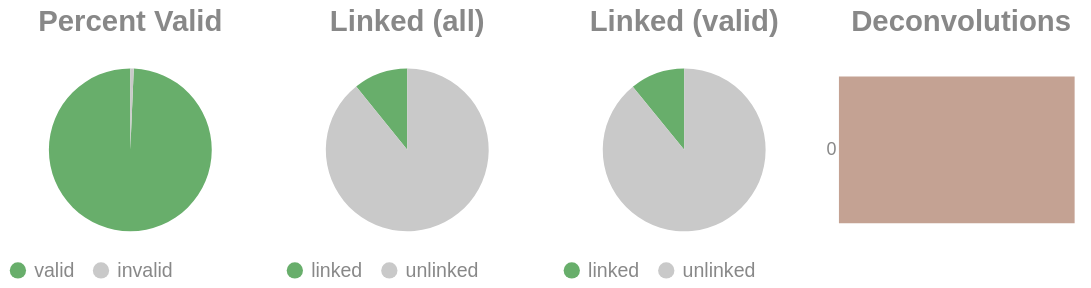

This figure's notebook cell:
### Code cell
if SKIPLR:
    pass
else:
    clash = Counter()
    for i in valids['molecule'].to_list():
        _mol = i.split("-")
        if len(_mol) == 1:
            clash.update('0')
        else:
            clash.update(_mol[-1])

    _d = {"deconvolutions": [], 'count': []}
    for k,v in clash.items():
        _d['deconvolutions'].append(k)
        _d['count'].append(v)

    tot_valid = valids['reads'].sum()
    mask = valids['reads'] >= 2
    n_linked_reads = valids.filter(mask)['reads'].sum()
    if n_linked_reads == 0:
        print_html("No linked molecules (>=2 reads) were detected; skipping linked-only distributions.")
        SKIPLR = True
    else:
        perc_valid = round(tot_valid / n_reads, 4)
        linked_perc_abs = round(n_linked_reads / n_reads, 4)
        linked_perc = round(n_linked_reads / tot_valid, 4)

    _valid = pl.DataFrame({"valids": ['valid', 'invalid'], "count": [tot_valid, n_reads - tot_valid]})
    _linked_abs = pl.DataFrame({"linked (absolute)": ['linked', 'unlinked'], "count": [n_linked_reads, n_reads - n_linked_reads]})
    _linked_rel = pl.DataFrame({"linked (valids)": ['linked', 'unlinked'], "count": [n_linked_reads, tot_valid - n_linked_reads]})

    (
        alt.hconcat(
            piechart(_valid, goodval = 'valid', title = "Percent Valid"),
            piechart(_linked_abs, goodval = "linked", title =  "Linked (all)"),
            piechart(_linked_rel, goodval = "linked", title =  "Linked (valid)"),
            convolutionbar(pl.DataFrame(_d), title = "Deconvolutions"),
            center = True,
            bounds = 'flush'
        )
        .resolve_scale(color='independent')
        .resolve_legend('independent')
        .properties(usermeta={'embedOptions': {"actions": False}})
    ).display()

### Figure 1 — Vega-Lite specification as saved in the notebook (floating-point values rounded to 4 significant figures)
{"width": "container", "height": 400, "config": {"title": {"anchor": "start", "dy": -15, "fontSize": 18, "color": "#888888", "subtitleColor": "#888888", "subtitleFontSize": 14}, "arc": {"fill": "#0072B2"}, "axis": {"domainColor": "#888888", "domainWidth": 0.5, "gridWidth": 0.2, "grid": false, "titleFontWeight": 400, "titleFontSize": 15, "labelFontSize": 11, "labelColor": "#888888", "tickColor": "#888888", "tickWidth": 0.2, "titleColor": "#888888"}, "axisBand": {"grid": false}, "axisX": {"grid": true, "tickSize": 10, "domainCap": "round"}, "axisY": {"domain": false, "grid": true, "tickSize": 0, "domainCap": "round"}, "background": "transparent", "header": {"labelFontSize": 15, "labelColor": "#888888", "titleFontSize": 15, "titleFontWeight": 600, "titleColor": "#888888"}, "legend": {"labelFont": "sans-serif", "labelFontSize": 12, "labelColor": "#888888", "symbolSize": 100, "symbolType": "circle", "titleFontSize": 12, "titlePadding": 10, "titleColor": "#888888", "title": null}, "range": {"category": ["#E69F00", "#56B4E9", "#009E73", "#F0E442", "#0072B2", "#D55E00", "#CC79A7", "#000000"], "diverging": ["#cfe8f3", "#a2d4ec", "#73bfe2", "#46abdb", "#1696d2", "#12719e"]}, "area": {"fill": "#0072B2", "fillOpacity": 0.7, "line": true, "strokeOpacity": 0.7}, "line": {"color": "#0072B2", "stroke": "#0072B2", "strokeWidth": 2}, "trail": {"color": "#0072B2", "stroke": "#0072B2", "strokeWidth": 0, "size": 1}, "point": {"filled": true, "fillOpacity": 1.0, "size": 95}, "text": {"color": "#888888", "fontSize": 11, "align": "right", "fontWeight": 400, "size": 11}, "bar": {"fill": "#0072B2", "stroke": null}, "view": {"stroke": null, "continuousWidth": 660, "continuousHeight": 400}}, "hconcat": [{"data": {"name": "data-42d987470a9d17f136b928eab50e5927"}, "mark": {"type": "arc"}, "encoding": {"color": {"field": "valids", "legend": {"orient": "bottom", "title": null}, "scale": {"domain": ["valid", "invalid"], "range": ["#68ae6b", "#C9C9C9"]}, "title": "Valids", "type": "nominal"}, "theta": {"field": "count", "type": "quantitative"}, "tooltip": [{"field": "valids", "title": "Valids", "type": "ordinal"}, {"field": "percent", "format": ".2%", "title": "Percent", "type": "quantitative"}, {"field": "count", "title": "Count", "type": "quantitative"}]}, "height": 100, "title": {"text": "Percent Valid", "align": "center", "anchor": "middle"}, "transform": [{"calculate": "datum.count / 1134854", "as": "percent"}], "width": 150}, {"data": {"name": "data-677e3a823e21ccb07c27166379df11cf"}, "mark": {"type": "arc"}, "encoding": {"color": {"field": "linked (absolute)", "legend": {"orient": "bottom", "title": null}, "scale": {"domain": ["linked", "unlinked"], "range": ["#68ae6b", "#C9C9C9"]}, "title": "Linked (Absolute)", "type": "nominal"}, "theta": {"field": "count", "type": "quantitative"}, "tooltip": [{"field": "linked (absolute)", "title": "Linked (Absolute)", "type": "ordinal"}, {"field": "percent", "format": ".2%", "title": "Percent", "type": "quantitative"}, {"field": "count", "title": "Count", "type": "quantitative"}]}, "height": 100, "title": {"text": "Linked (all)", "align": "center", "anchor": "middle"}, "transform": [{"calculate": "datum.count / 1134854", "as": "percent"}], "width": 150}, {"data": {"name": "data-f9e1b18d7ff37e4ed70fda385df378d2"}, "mark": {"type": "arc"}, "encoding": {"color": {"field": "linked (valids)", "legend": {"orient": "bottom", "title": null}, "scale": {"domain": ["linked", "unlinked"], "range": ["#68ae6b", "#C9C9C9"]}, "title": "Linked (Valids)", "type": "nominal"}, "theta": {"field": "count", "type": "quantitative"}, "tooltip": [{"field": "linked (valids)", "title": "Linked (Valids)", "type": "ordinal"}, {"field": "percent", "format": ".2%", "title": "Percent", "type": "quantitative"}, {"field": "count", "title": "Count", "type": "quantitative"}]}, "height": 100, "title": {"text": "Linked (valid)", "align": "center", "anchor": "middle"}, "transform": [{"calculate": "datum.count / 1127182", "as": "percent"}], "width": 150}, {"data": {"name": "data-55d7b34156e4f85b4e49a85f1d4fdc6d"}, "mark": {"type": "bar"}, "encoding": {"color": {"field": "deconvolutions", "legend": null, "scale": {"scheme": "lightgreyred"}, "type": "nominal"}, "tooltip": [{"field": "deconvolutions", "title": "Deconvolutions", "type": "ordinal"}, {"field": "percent", "format": ".2%", "title": "Percent", "type": "quantitative"}, {"field": "count", "title": "Count", "type": "quantitative"}], "x": {"axis": null, "field": "count", "type": "quantitative"}, "y": {"field": "deconvolutions", "sort": "ascending", "title": null, "type": "nominal"}}, "height": 100, "title": {"text": "Deconvolutions", "align": "center", "anchor": "middle"}, "transform": [{"calculate": "datum.count / 1061036", "as": "percent"}], "width": 150}], "bounds": "flush", "center": true, "resolve": {"legend": {"angle": "independent"}, "scale": {"color": "independent"}}, "usermeta": {"embedOptions": {"actions": false}}, "$schema": "https://vega.github.io/schema/vega-lite/v6.1.0.json", "datasets": {"data-42d987470a9d17f136b928eab50e5927": [{"valids": "valid", "count": 1127182}, {"valids": "invalid", "count": 7672}], "data-677e3a823e21ccb07c27166379df11cf": [{"linked (absolute)": "linked", "count": 122433}, {"linked (absolute)": "unlinked", "count": 1012421}], "data-f9e1b18d7ff37e4ed70fda385df378d2": [{"linked (valids)": "linked", "count": 122433}, {"linked (valids)": "unlinked", "count": 1004749}], "data-55d7b34156e4f85b4e49a85f1d4fdc6d": [{"deconvolutions": "0", "count": 1061036}]}}
